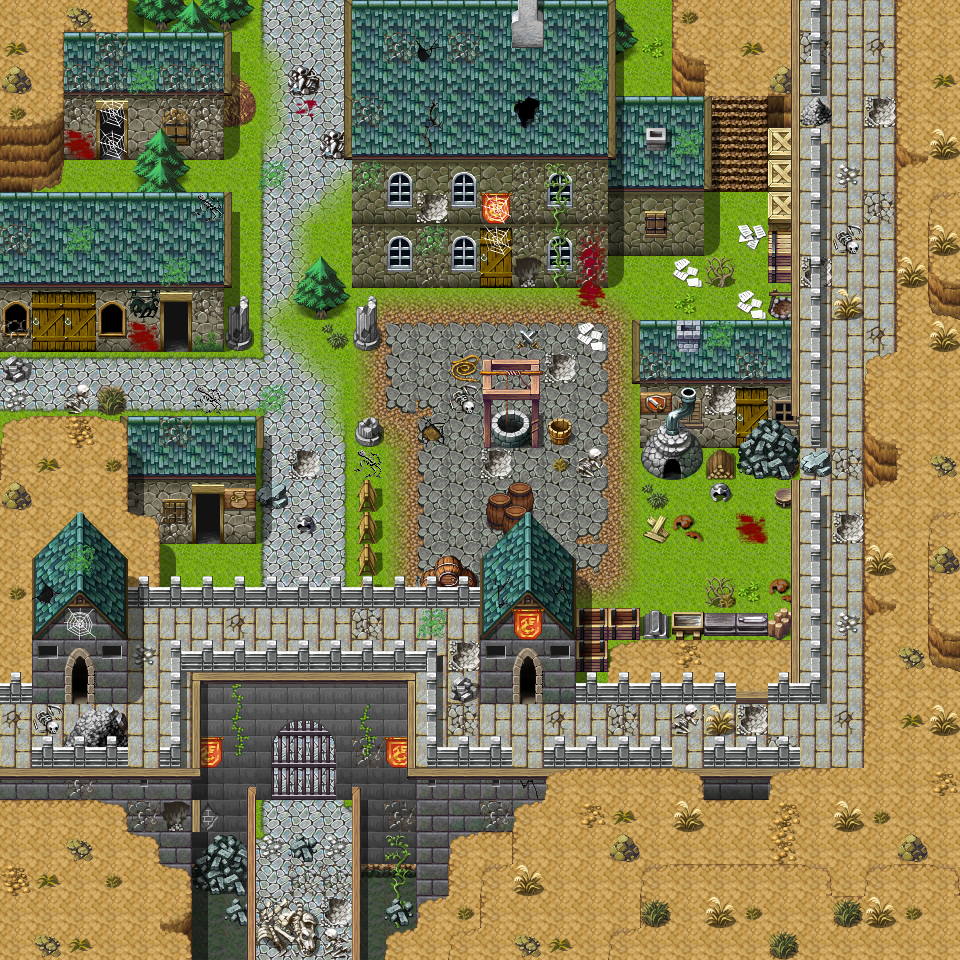

Below is a game level as drawn by its tile map, then a one-line description and the .tmx that defines it (tile-layer data replaced by summaries):
An orthogonal 30x30 tile map with 32x32 px tiles, 4 tile layers (Ground, Objects, Above, Top), 1 hidden layer not drawn, 60 tilesets and 38 objects (16x spawn, 12x mapchange, 10x script).

<map version="1.0" tiledversion="1.1.5" orientation="orthogonal" renderorder="right-down" width="30" height="30" tilewidth="32" tileheight="32" infinite="0" nextobjectid="24">
 <tileset firstgid="1" name="map_bed_1" tilewidth="32" tileheight="32" tilecount="128" columns="16">
  <image source="../drawable/map_bed_1.png" width="512" height="256" />
 </tileset>
 <tileset firstgid="129" name="map_border_1" tilewidth="32" tileheight="32" tilecount="128" columns="16">
  <image source="../drawable/map_border_1.png" width="512" height="256" />
 </tileset>
 <tileset firstgid="257" name="map_bridge_1" tilewidth="32" tileheight="32" tilecount="128" columns="16">
  <image source="../drawable/map_bridge_1.png" width="512" height="256" />
 </tileset>
 <tileset firstgid="385" name="map_bridge_2" tilewidth="32" tileheight="32" tilecount="128" columns="16">
  <image source="../drawable/map_bridge_2.png" width="512" height="256" />
 </tileset>
 <tileset firstgid="513" name="map_broken_1" tilewidth="32" tileheight="32" tilecount="128" columns="16">
  <image source="../drawable/map_broken_1.png" width="512" height="256" />
 </tileset>
 <tileset firstgid="641" name="map_cavewall_1" tilewidth="32" tileheight="32" tilecount="108" columns="18">
  <image source="../drawable/map_cavewall_1.png" width="576" height="192" />
 </tileset>
 <tileset firstgid="749" name="map_cavewall_2" tilewidth="32" tileheight="32" tilecount="108" columns="18">
  <image source="../drawable/map_cavewall_2.png" width="576" height="192" />
 </tileset>
 <tileset firstgid="857" name="map_cavewall_3" tilewidth="32" tileheight="32" tilecount="108" columns="18">
  <image source="../drawable/map_cavewall_3.png" width="576" height="192" />
 </tileset>
 <tileset firstgid="965" name="map_cavewall_4" tilewidth="32" tileheight="32" tilecount="108" columns="18">
  <image source="../drawable/map_cavewall_4.png" width="576" height="192" />
 </tileset>
 <tileset firstgid="1073" name="map_chair_table_1" tilewidth="32" tileheight="32" tilecount="128" columns="16">
  <image source="../drawable/map_chair_table_1.png" width="512" height="256" />
 </tileset>
 <tileset firstgid="1201" name="map_chair_table_2" tilewidth="32" tileheight="32" tilecount="128" columns="16">
  <image source="../drawable/map_chair_table_2.png" width="512" height="256" />
 </tileset>
 <tileset firstgid="1329" name="map_crate_1" tilewidth="32" tileheight="32" tilecount="128" columns="16">
  <image source="../drawable/map_crate_1.png" width="512" height="256" />
 </tileset>
 <tileset firstgid="1457" name="map_cupboard_1" tilewidth="32" tileheight="32" tilecount="128" columns="16">
  <image source="../drawable/map_cupboard_1.png" width="512" height="256" />
 </tileset>
 <tileset firstgid="1585" name="map_curtain_1" tilewidth="32" tileheight="32" tilecount="128" columns="16">
  <image source="../drawable/map_curtain_1.png" width="512" height="256" />
 </tileset>
 <tileset firstgid="1713" name="map_entrance_1" tilewidth="32" tileheight="32" tilecount="128" columns="16">
  <image source="../drawable/map_entrance_1.png" width="512" height="256" />
 </tileset>
 <tileset firstgid="1841" name="map_entrance_2" tilewidth="32" tileheight="32" tilecount="128" columns="16">
  <image source="../drawable/map_entrance_2.png" width="512" height="256" />
 </tileset>
 <tileset firstgid="1969" name="map_fence_1" tilewidth="32" tileheight="32" tilecount="128" columns="16">
  <image source="../drawable/map_fence_1.png" width="512" height="256" />
 </tileset>
 <tileset firstgid="2097" name="map_fence_2" tilewidth="32" tileheight="32" tilecount="128" columns="16">
  <image source="../drawable/map_fence_2.png" width="512" height="256" />
 </tileset>
 <tileset firstgid="2225" name="map_fence_3" tilewidth="32" tileheight="32" tilecount="128" columns="16">
  <image source="../drawable/map_fence_3.png" width="512" height="256" />
 </tileset>
 <tileset firstgid="2353" name="map_fence_4" tilewidth="32" tileheight="32" tilecount="128" columns="16">
  <image source="../drawable/map_fence_4.png" width="512" height="256" />
 </tileset>
 <tileset firstgid="2481" name="map_ground_1" tilewidth="32" tileheight="32" tilecount="128" columns="16">
  <image source="../drawable/map_ground_1.png" width="512" height="256" />
 </tileset>
 <tileset firstgid="2609" name="map_ground_2" tilewidth="32" tileheight="32" tilecount="128" columns="16">
  <image source="../drawable/map_ground_2.png" width="512" height="256" />
 </tileset>
 <tileset firstgid="2737" name="map_ground_3" tilewidth="32" tileheight="32" tilecount="128" columns="16">
  <image source="../drawable/map_ground_3.png" width="512" height="256" />
 </tileset>
 <tileset firstgid="2865" name="map_ground_4" tilewidth="32" tileheight="32" tilecount="128" columns="16">
  <image source="../drawable/map_ground_4.png" width="512" height="256" />
 </tileset>
 <tileset firstgid="2993" name="map_ground_5" tilewidth="32" tileheight="32" tilecount="128" columns="16">
  <image source="../drawable/map_ground_5.png" width="512" height="256" />
 </tileset>
 <tileset firstgid="3121" name="map_ground_6" tilewidth="32" tileheight="32" tilecount="128" columns="16">
  <image source="../drawable/map_ground_6.png" width="512" height="256" />
 </tileset>
 <tileset firstgid="3249" name="map_ground_7" tilewidth="32" tileheight="32" tilecount="128" columns="16">
  <image source="../drawable/map_ground_7.png" width="512" height="256" />
 </tileset>
 <tileset firstgid="3377" name="map_ground_8" tilewidth="32" tileheight="32" tilecount="128" columns="16">
  <image source="../drawable/map_ground_8.png" width="512" height="256" />
 </tileset>
 <tileset firstgid="3505" name="map_house_1" tilewidth="32" tileheight="32" tilecount="128" columns="16">
  <image source="../drawable/map_house_1.png" width="512" height="256" />
 </tileset>
 <tileset firstgid="3633" name="map_house_2" tilewidth="32" tileheight="32" tilecount="128" columns="16">
  <image source="../drawable/map_house_2.png" width="512" height="256" />
 </tileset>
 <tileset firstgid="3761" name="map_indoor_1" tilewidth="32" tileheight="32" tilecount="128" columns="16">
  <image source="../drawable/map_indoor_1.png" width="512" height="256" />
 </tileset>
 <tileset firstgid="3889" name="map_indoor_2" tilewidth="32" tileheight="32" tilecount="128" columns="16">
  <image source="../drawable/map_indoor_2.png" width="512" height="256" />
 </tileset>
 <tileset firstgid="4017" name="map_kitchen_1" tilewidth="32" tileheight="32" tilecount="128" columns="16">
  <image source="../drawable/map_kitchen_1.png" width="512" height="256" />
 </tileset>
 <tileset firstgid="4145" name="map_outdoor_1" tilewidth="32" tileheight="32" tilecount="128" columns="16">
  <image source="../drawable/map_outdoor_1.png" width="512" height="256" />
 </tileset>
 <tileset firstgid="4273" name="map_pillar_1" tilewidth="32" tileheight="32" tilecount="128" columns="16">
  <image source="../drawable/map_pillar_1.png" width="512" height="256" />
 </tileset>
 <tileset firstgid="4401" name="map_pillar_2" tilewidth="32" tileheight="32" tilecount="128" columns="16">
  <image source="../drawable/map_pillar_2.png" width="512" height="256" />
 </tileset>
 <tileset firstgid="4529" name="map_plant_1" tilewidth="32" tileheight="32" tilecount="128" columns="16">
  <image source="../drawable/map_plant_1.png" width="512" height="256" />
 </tileset>
 <tileset firstgid="4657" name="map_plant_2" tilewidth="32" tileheight="32" tilecount="128" columns="16">
  <image source="../drawable/map_plant_2.png" width="512" height="256" />
 </tileset>
 <tileset firstgid="4785" name="map_rock_1" tilewidth="32" tileheight="32" tilecount="128" columns="16">
  <image source="../drawable/map_rock_1.png" width="512" height="256" />
 </tileset>
 <tileset firstgid="4913" name="map_rock_2" tilewidth="32" tileheight="32" tilecount="128" columns="16">
  <image source="../drawable/map_rock_2.png" width="512" height="256" />
 </tileset>
 <tileset firstgid="5041" name="map_roof_1" tilewidth="32" tileheight="32" tilecount="128" columns="16">
  <image source="../drawable/map_roof_1.png" width="512" height="256" />
 </tileset>
 <tileset firstgid="5169" name="map_roof_2" tilewidth="32" tileheight="32" tilecount="128" columns="16">
  <image source="../drawable/map_roof_2.png" width="512" height="256" />
 </tileset>
 <tileset firstgid="5297" name="map_roof_3" tilewidth="32" tileheight="32" tilecount="128" columns="16">
  <image source="../drawable/map_roof_3.png" width="512" height="256" />
 </tileset>
 <tileset firstgid="5425" name="map_shop_1" tilewidth="32" tileheight="32" tilecount="128" columns="16">
  <image source="../drawable/map_shop_1.png" width="512" height="256" />
 </tileset>
 <tileset firstgid="5553" name="map_sign_ladder_1" tilewidth="32" tileheight="32" tilecount="128" columns="16">
  <image source="../drawable/map_sign_ladder_1.png" width="512" height="256" />
 </tileset>
 <tileset firstgid="5681" name="map_table_1" tilewidth="32" tileheight="32" tilecount="128" columns="16">
  <image source="../drawable/map_table_1.png" width="512" height="256" />
 </tileset>
 <tileset firstgid="5809" name="map_trail_1" tilewidth="32" tileheight="32" tilecount="128" columns="16">
  <image source="../drawable/map_trail_1.png" width="512" height="256" />
 </tileset>
 <tileset firstgid="5937" name="map_transition_1" tilewidth="32" tileheight="32" tilecount="128" columns="16">
  <image source="../drawable/map_transition_1.png" width="512" height="256" />
 </tileset>
 <tileset firstgid="6065" name="map_transition_2" tilewidth="32" tileheight="32" tilecount="128" columns="16">
  <image source="../drawable/map_transition_2.png" width="512" height="256" />
 </tileset>
 <tileset firstgid="6193" name="map_transition_3" tilewidth="32" tileheight="32" tilecount="128" columns="16">
  <image source="../drawable/map_transition_3.png" width="512" height="256" />
 </tileset>
 <tileset firstgid="6321" name="map_transition_4" tilewidth="32" tileheight="32" tilecount="128" columns="16">
  <image source="../drawable/map_transition_4.png" width="512" height="256" />
 </tileset>
 <tileset firstgid="6449" name="map_transition_5" tilewidth="32" tileheight="32" tilecount="128" columns="16">
  <image source="../drawable/map_transition_5.png" width="512" height="256" />
 </tileset>
 <tileset firstgid="6577" name="map_tree_1" tilewidth="32" tileheight="32" tilecount="128" columns="16">
  <image source="../drawable/map_tree_1.png" width="512" height="256" />
 </tileset>
 <tileset firstgid="6705" name="map_tree_2" tilewidth="32" tileheight="32" tilecount="128" columns="16">
  <image source="../drawable/map_tree_2.png" width="512" height="256" />
 </tileset>
 <tileset firstgid="6833" name="map_wall_1" tilewidth="32" tileheight="32" tilecount="128" columns="16">
  <image source="../drawable/map_wall_1.png" width="512" height="256" />
 </tileset>
 <tileset firstgid="6961" name="map_wall_2" tilewidth="32" tileheight="32" tilecount="120" columns="15">
  <image source="../drawable/map_wall_2.png" width="480" height="256" />
 </tileset>
 <tileset firstgid="7081" name="map_wall_3" tilewidth="32" tileheight="32" tilecount="120" columns="15">
  <image source="../drawable/map_wall_3.png" width="480" height="256" />
 </tileset>
 <tileset firstgid="7201" name="map_wall_4" tilewidth="32" tileheight="32" tilecount="120" columns="15">
  <image source="../drawable/map_wall_4.png" width="480" height="256" />
 </tileset>
 <tileset firstgid="7321" name="map_window_1" tilewidth="32" tileheight="32" tilecount="128" columns="16">
  <image source="../drawable/map_window_1.png" width="512" height="256" />
 </tileset>
 <tileset firstgid="7449" name="map_window_2" tilewidth="32" tileheight="32" tilecount="128" columns="16">
  <image source="../drawable/map_window_2.png" width="512" height="256" />
 </tileset>
 <layer name="Ground" width="30" height="30">
  <data>[900 cells, 890 non-empty, 60 distinct tile ids]</data>
 </layer>
 <layer name="Objects" width="30" height="30">
  <data>[900 cells, 428 non-empty, 169 distinct tile ids]</data>
 </layer>
 <layer name="Above" width="30" height="30">
  <data>[900 cells, 231 non-empty, 75 distinct tile ids]</data>
 </layer>
 <layer name="Top" width="30" height="30">
  <data>[900 cells, 34 non-empty, 15 distinct tile ids]</data>
 </layer>
 <layer name="Walkable" width="30" height="30" visible="0">
  <data>[900 cells, 607 non-empty, 1 distinct tile ids]</data>
 </layer>
 <objectgroup name="Mapevents" visible="0">
  <object id="1" name="north1" type="mapchange" x="256" y="0" width="96" height="32">
   <properties>
    <property name="map" value="waytogalmore0" />
    <property name="place" value="south1" />
   </properties>
  </object>
  <object id="3" name="north2" type="mapchange" x="672" y="0" width="128" height="32">
   <properties>
    <property name="map" value="waytogalmore0" />
    <property name="place" value="south2" />
   </properties>
  </object>
  <object id="4" name="north3" type="mapchange" x="832" y="0" width="64" height="32">
   <properties>
    <property name="map" value="waytogalmore0" />
    <property name="place" value="south3" />
   </properties>
  </object>
  <object id="5" name="entrance3" type="mapchange" x="480" y="256" width="32" height="32">
   <properties>
    <property name="map" value="stoutford_castle0" />
    <property name="place" value="exit" />
   </properties>
  </object>
  <object id="6" name="entrance4" type="mapchange" x="736" y="416" width="32" height="32">
   <properties>
    <property name="map" value="" />
    <property name="place" value="south" />
   </properties>
  </object>
  <object id="7" name="entrance1" type="mapchange" x="32" y="320" width="64" height="32">
   <properties>
    <property name="map" value="stoutford_castle_stable" />
    <property name="place" value="exit1" />
   </properties>
  </object>
  <object id="8" name="entrance2" type="mapchange" x="160" y="320" width="32" height="32">
   <properties>
    <property name="map" value="stoutford_castle_stable" />
    <property name="place" value="exit2" />
   </properties>
  </object>
  <object id="9" name="west1" type="mapchange" x="0" y="352" width="32" height="64">
   <properties>
    <property name="map" value="wild22" />
    <property name="place" value="east1" />
   </properties>
  </object>
  <object id="10" name="west2" type="mapchange" x="0" y="704" width="32" height="64">
   <properties>
    <property name="map" value="wild22" />
    <property name="place" value="east2" />
   </properties>
  </object>
  <object id="11" name="entrance5" type="mapchange" x="192" y="512" width="32" height="32">
   <properties>
    <property name="map" value="stoutford_castle_shop" />
    <property name="place" value="exit" />
   </properties>
  </object>
  <object id="12" name="entrance6" type="mapchange" x="64" y="672" width="32" height="32">
   <properties>
    <property name="map" value="stoutford_castle_tower0" />
    <property name="place" value="exit" />
   </properties>
  </object>
  <object id="13" name="entrance7" type="mapchange" x="512" y="672" width="32" height="32">
   <properties>
    <property name="map" value="stoutford_castle_tower1" />
    <property name="place" value="exit" />
   </properties>
  </object>
  <object id="32" name="stn_gyra_m14_9" type="script" x="224" y="544" width="32" height="64" />
  <object id="33" name="stn_gyra_m14_8" type="script" x="128" y="352" width="96" height="32" />
  <object id="34" name="stn_gyra_m14_7" type="script" x="32" y="704" width="64" height="64" />
  <object id="31" name="stn_gyra_m14_6" type="script" x="224" y="32" width="128" height="32" />
  <object id="29" name="stn_gyra_m14_5" type="script" x="480" y="704" width="96" height="32" />
  <object id="27" name="stn_gyra_m14_4" type="script" x="832" y="32" width="64" height="32" />
  <object id="25" name="stn_gyra_m14_3" type="script" x="704" y="32" width="96" height="32" />
  <object id="20" name="stn_gyra_m14_2" type="script" x="32" y="352" width="96" height="64" />
  <object id="21" name="stn_gyra_m14_1" type="script" x="448" y="288" width="96" height="32" />
  <object id="20" name="stn_gyra_40" type="script" x="256" y="928" width="96" height="32" />
 </objectgroup>
 <objectgroup name="Spawn" visible="0">
  <object id="14" name="erwyn_soldier" type="spawn" x="448" y="704" width="416" height="64" />
  <object id="15" name="erwyn_soldier2" type="spawn" x="832" y="32" width="64" height="640">
   <properties>
    <property name="quantity" type="int" value="2" />
   </properties>
  </object>
  <object id="16" name="erwyn_soldier3" type="spawn" x="32" y="32" width="768" height="576">
   <properties>
    <property name="quantity" type="int" value="4" />
   </properties>
  </object>
  <object id="17" name="erwyn_knight" type="spawn" x="352" y="288" width="320" height="288">
   <properties>
    <property name="quantity" type="int" value="2" />
   </properties>
  </object>
  <object id="23" name="stn_gyraC" type="spawn" x="0" y="384" width="32" height="32">
   <properties>
    <property name="active" value="false" />
    <property name="ignoreAreas" value="true" />
   </properties>
  </object>
  <object id="22" name="stn_gyraB" type="spawn" x="0" y="704" width="32" height="32">
   <properties>
    <property name="active" value="false" />
    <property name="ignoreAreas" value="true" />
   </properties>
  </object>
  <object id="21" name="stn_gyraA" type="spawn" x="256" y="896" width="96" height="32">
   <properties>
    <property name="active" value="false" />
    <property name="ignoreAreas" value="true" />
   </properties>
  </object>
  <object id="35" name="stn_gyra9" type="spawn" x="192" y="512" width="32" height="32">
   <properties>
    <property name="active" value="false" />
    <property name="ignoreAreas" value="true" />
   </properties>
  </object>
  <object id="36" name="stn_gyra8" type="spawn" x="160" y="320" width="32" height="32">
   <properties>
    <property name="active" value="false" />
    <property name="ignoreAreas" value="true" />
   </properties>
  </object>
  <object id="37" name="stn_gyra7" type="spawn" x="64" y="672" width="32" height="32">
   <properties>
    <property name="active" value="false" />
    <property name="ignoreAreas" value="true" />
   </properties>
  </object>
  <object id="30" name="stn_gyra6" type="spawn" x="288" y="0" width="32" height="32">
   <properties>
    <property name="active" value="false" />
    <property name="ignoreAreas" value="true" />
   </properties>
  </object>
  <object id="28" name="stn_gyra5" type="spawn" x="512" y="672" width="32" height="32">
   <properties>
    <property name="active" value="false" />
    <property name="ignoreAreas" value="true" />
   </properties>
  </object>
  <object id="26" name="stn_gyra4" type="spawn" x="832" y="0" width="32" height="32">
   <properties>
    <property name="active" value="false" />
    <property name="ignoreAreas" value="true" />
   </properties>
  </object>
  <object id="24" name="stn_gyra3" type="spawn" x="704" y="0" width="32" height="32">
   <properties>
    <property name="active" value="false" />
    <property name="ignoreAreas" value="true" />
   </properties>
  </object>
  <object id="22" name="stn_gyra2" type="spawn" x="32" y="320" width="64" height="32">
   <properties>
    <property name="active" value="false" />
    <property name="ignoreAreas" value="true" />
   </properties>
  </object>
  <object id="23" name="stn_gyra1" type="spawn" x="480" y="256" width="32" height="32">
   <properties>
    <property name="active" value="false" />
    <property name="ignoreAreas" value="true" />
   </properties>
  </object>
 </objectgroup>
 <objectgroup name="Keys" visible="0" />
 <objectgroup name="Replace" />
</map>
